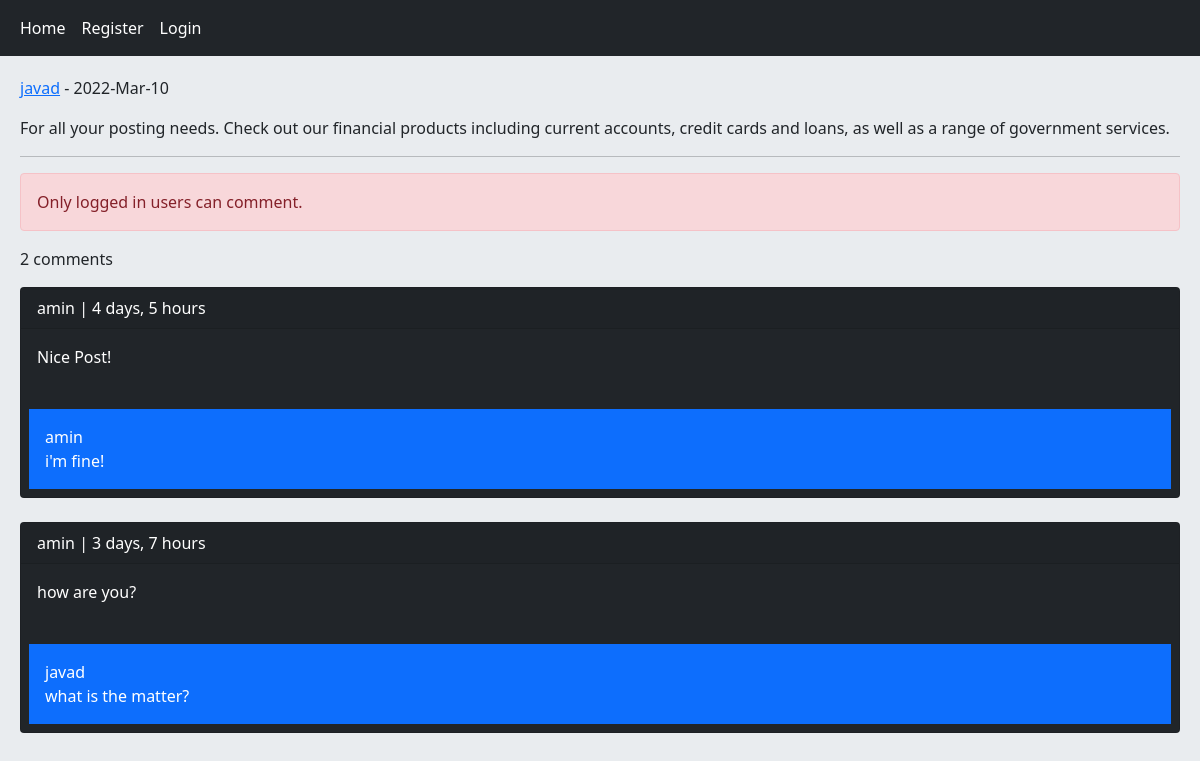
The app's page /post/3/for-all-your-posting-needs-check-out-our-financial/ with its own data.
### home/models.py (models this page shows, shortened)
class Post(models.Model):
    user = models.ForeignKey(User, on_delete=models.CASCADE, related_name='posts')
    body = models.TextField()
    slug = models.SlugField()
    title = models.CharField(max_length=100, null=True, blank=True)
    created = models.DateTimeField(auto_now_add=True)
    updated = models.DateTimeField(auto_now=True)
    class Meta:
        ordering = ('-created',)

class Comment(models.Model):
    user = models.ForeignKey(User, on_delete=models.CASCADE, related_name='ucomments')
    post = models.ForeignKey(Post, on_delete=models.CASCADE, related_name='pcomments')
    reply = models.ForeignKey('self', on_delete=models.CASCADE, related_name='rcomments', blank=True, null=True)
    is_reply = models.BooleanField(default=False)
    body = models.TextField(max_length=400)
    created = models.DateTimeField(auto_now_add=True)

### home/views.py (the view, shortened to what this page needs)
# urls.py: path('post/<int:post_id>/<slug:post_slug>/', views.PostDetailView.as_view(), name='post_detail'),
class PostDetailView(View):
    form_class = CommentCreateForm
    form_class_reply = CommentReplyForm
    def setup(self, request, *args, **kwargs):
        self.post_instance = get_object_or_404(Post, id=kwargs['post_id'], slug=kwargs['post_slug'])
        return super().setup(request, *args, **kwargs)
    def get(self, request, *args, **kwargs):
        comments = self.post_instance.pcomments.filter(is_reply=False)
        can_like = False
        if request.user.is_authenticated and self.post_instance.user_can_like(request.user):
            can_like = True
        return render(request, 'home/detail.html', {'post': self.post_instance, 'comments': comments, 'form': self.form_class, 'reply_form': self.form_class_reply, 'can_like': can_like})

### home/templates/home/detail.html (shortened to what this page needs)
{% extends 'base.html' %}
{% block content %}
    <p><a href="{% url 'account:user_profile' post.user.id %}">{{ post.user.username }}</a> - {{ post.updated|date:"Y-M-d" }}</p>
    <p>{{ post.body }}</p><hr/>
    {% if request.user.is_authenticated %}
        <a href="{% url 'home:post_like' post.id %}" class="{% if can_like %}disabled{% endif %} btn btn-primary col-md-2">Like {{ post.likes_count }}</a>
        <form action="" method="post" novalidate>
            {% csrf_token %}
            {{ form.as_p }}
            <input type="submit" value="Send" class="btn btn-primary">
        </form><br>
    {% else %}
        <p class="alert alert-danger">Only logged in users can comment.</p>
    {% endif %}
    <p>{{ comments.count }} comments</p>
    {% for comment in comments %}
        <div class="card bg-dark text-white">
            <p class="card-header">{{ comment.user }} | {{ comment.created|timesince }}</p>
            <p class="card-body">{{ comment.body }}</p>
            {% with replies=comment.rcomments.all %}
                {% for reply in replies %}
                    <p class="bg-primary p-3 m-2">{{ reply.user }} <br> {{ reply.body }}</p>
                {% endfor %}
            {% endwith %}
        </div><br>
    {% empty %}
        <p>No comment yet!</p>
    {% endfor %}
{% endblock %}

### records on screen
Post: user.username "javad", updated "2022-Mar-10", body "For all your posting needs. Check out our financial products including current accounts, credit cards and loans, as well as a range of government services."
Comment: user "amin", created "4 days, 5 hours", body "Nice Post!"
Comment: user "amin", body "i'm fine!"
Comment: user "amin", created "3 days, 7 hours", body "how are you?"
Comment: user "javad", body "what is the matter?"

### other values on screen
{{ comments.count }} "2"
